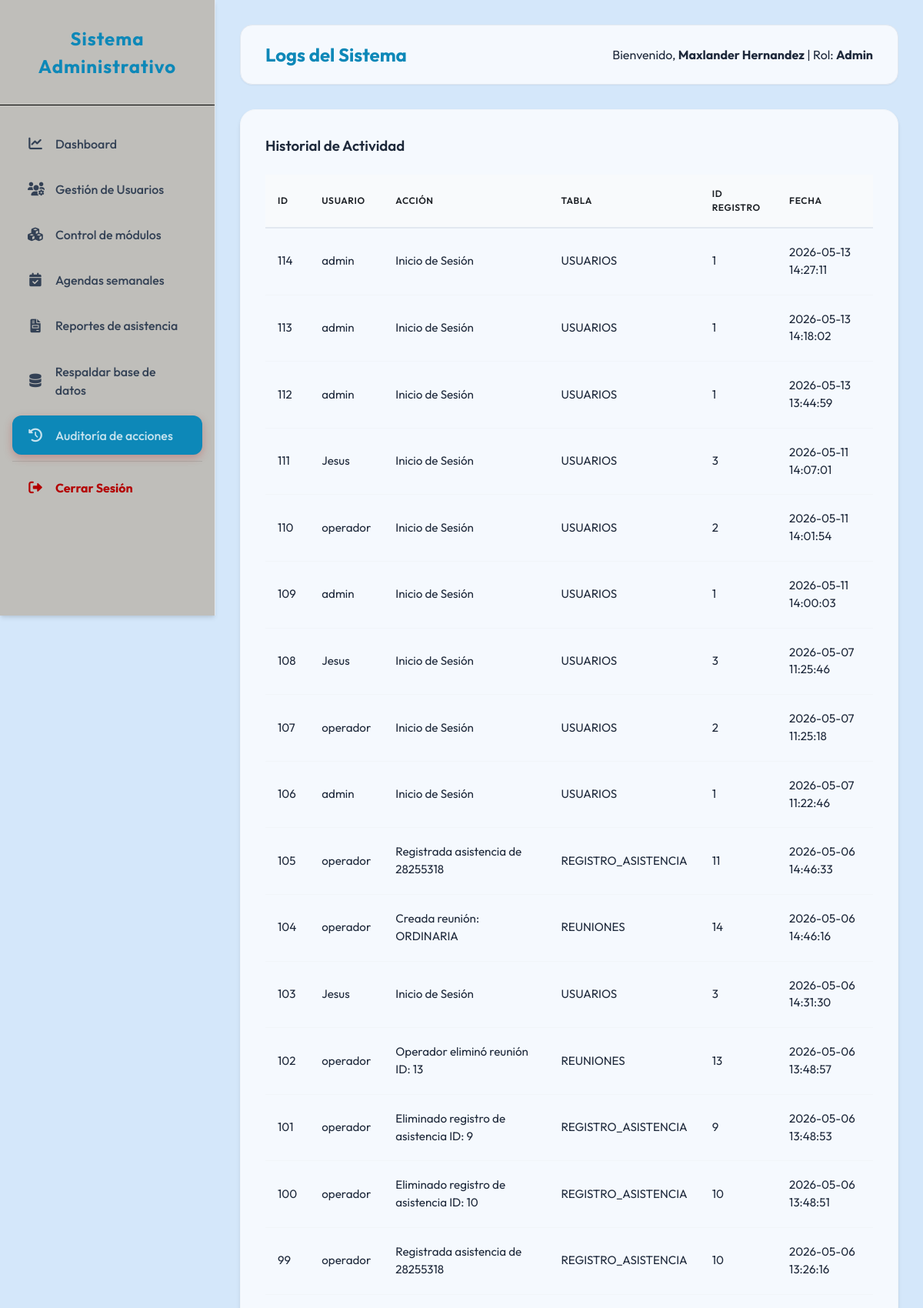
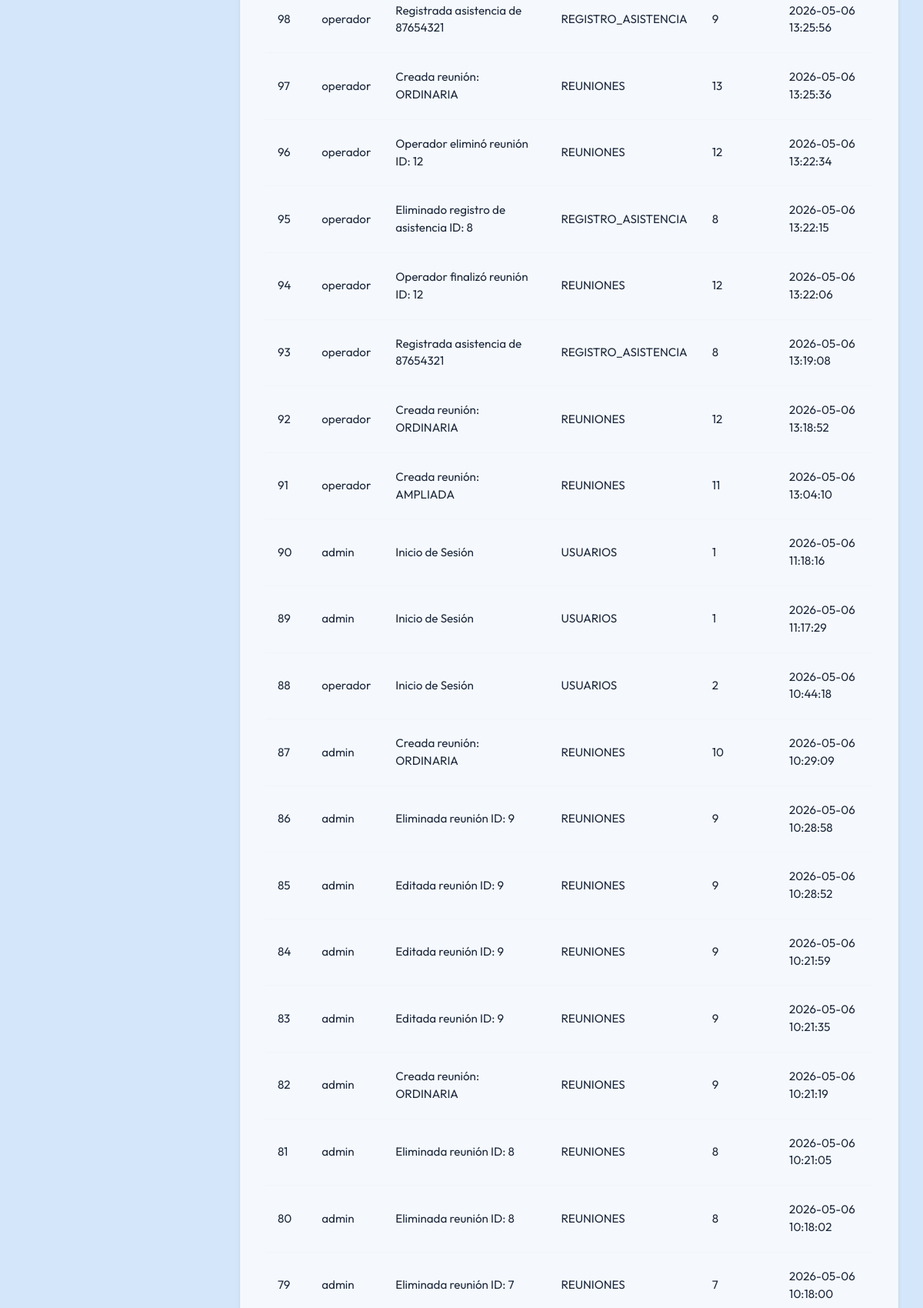
/admin/logs.php (signed in, upper part), run on the app's committed database (2 pictures, top to bottom).
### tables this page shows
CREATE TABLE `logs_sistema` (
  `ID_LOG` int(11) NOT NULL AUTO_INCREMENT,
  `ID_USUARIO` int(11) DEFAULT NULL,
  `ACCION` varchar(255) NOT NULL,
  `TABLA_AFECTADA` varchar(50) DEFAULT NULL,
  `REGISTRO_ID` int(11) DEFAULT NULL,
  `FECHA` timestamp NOT NULL DEFAULT current_timestamp(),
  PRIMARY KEY (`ID_LOG`),
  KEY `ID_USUARIO` (`ID_USUARIO`),
  CONSTRAINT `logs_sistema_ibfk_1` FOREIGN KEY (`ID_USUARIO`) REFERENCES `usuarios` (`ID_USUARIO`)
);

CREATE TABLE `usuarios` (
  `ID_USUARIO` int(11) NOT NULL AUTO_INCREMENT,
  `NOMBRE_COMPLETO` varchar(100) NOT NULL,
  `CEDULA` varchar(20) NOT NULL,
  `TELEFONO` varchar(15) NOT NULL,
  `NOMBRE_USUARIO` varchar(50) NOT NULL,
  `CONTRASENA` varchar(255) NOT NULL,
  `NIVEL` enum('admin','operador','visualizador') DEFAULT 'operador',
  `ACTIVO` tinyint(1) DEFAULT 1,
  `TOKEN_RECUPERACION` varchar(255) DEFAULT NULL,
  `TOKEN_EXPIRA` datetime DEFAULT NULL,
  `ULTIMA_CONEXION` datetime DEFAULT NULL,
  `ULTIMA_ACTIVIDAD` datetime DEFAULT NULL,
  `CREADO_EN` timestamp NOT NULL DEFAULT current_timestamp(),
  PRIMARY KEY (`ID_USUARIO`),
  UNIQUE KEY `CEDULA` (`CEDULA`),
  UNIQUE KEY `NOMBRE_USUARIO` (`NOMBRE_USUARIO`)
);

### admin/logs.php (the view, shortened to what this page needs)
<?php
require_once __DIR__ . '/../includes/layout_header.php';
require_once __DIR__ . '/../config/database.php';
$logs = $pdo->query("SELECT L.*, U.NOMBRE_USUARIO FROM LOGS_SISTEMA L LEFT JOIN USUARIOS U ON L.ID_USUARIO = U.ID_USUARIO ORDER BY L.FECHA DESC LIMIT 100")->fetchAll();
?>
<div class="card">
    <h3>Historial de Actividad</h3>
    <table>
        <thead>
            <tr>
                <th>ID</th>
                <th>Usuario</th>
                <th>Acción</th>
                <th>Tabla</th>
                <th>ID Registro</th>
                <th>Fecha</th>
            </tr>
        </thead>
        <tbody>
            <?php foreach ($logs as $l): ?>
            <tr>
                <td><?php echo $l['ID_LOG']; ?></td>
                <td><?php echo $l['NOMBRE_USUARIO']; ?></td>
                <td><?php echo $l['ACCION']; ?></td>
                <td><?php echo $l['TABLA_AFECTADA']; ?></td>
                <td><?php echo $l['REGISTRO_ID']; ?></td>
                <td><?php echo $l['FECHA']; ?></td>
            </tr>
            <?php endforeach; ?>
        </tbody>
    </table>
</div>
<?php require_once __DIR__ . '/../includes/layout_footer.php'; ?>

### public/assets/css/style.css (style rules this page uses)
:root { --primary-color: #0d88b8; --secondary-color: #000000; --accent-blue: #5e74f0; --bg-color: #d4e7fafa; --sidebar-color: #add8ce; --sidebar-text: #334155; --text-main: #1e293b; --text-light: #1d2127; --white: #ffffffc4; --success: #00B300; --danger: #f18e96; --warning: #f59e0b; --shadow-sm: 0 1px 2px 0 rgba(0, 0, 0, 0.05); --shadow-md: 0 4px 6px -1px rgba(0, 0, 0, 0.1), 0 2px 4px -1px rgba(0, 0, 0, 0.06); --shadow-lg: 0 10px 15px -3px rgba(0, 0, 0, 0.1), 0 4px 6px -2px rgba(0, 0, 0, 0.05); }
* { margin: 0; padding: 0; box-sizing: border-box; }
body { font-family: 'Outfit', sans-serif; background-color: var(--bg-color); color: var(--text-main); line-height: 1.5; overflow-x: hidden; }
.card { background: var(--white); padding: 2rem; border-radius: 1.25rem; box-shadow: var(--shadow-md); margin-bottom: 2rem; border: 1px solid #f1f5f9; }
.card h3 { margin-bottom: 1.5rem; color: var(--text-main); font-weight: 600; display: flex; align-items: center; gap: 0.75rem; }
table { width: 100%; border-collapse: separate; border-spacing: 0; margin-top: 1rem; }
th { background-color: #f8fafc; color: var(--text-light); font-weight: 600; text-transform: uppercase; font-size: 0.75rem; letter-spacing: 0.05em; padding: 1rem; text-align: left; border-bottom: 2px solid #e2e8f0; }
td { padding: 1.25rem 1rem; border-bottom: 1px solid #f1f5f9; font-size: 0.95rem; }

### data on the page
logs_sistema: ID_LOG "114", ID_USUARIO.NOMBRE_USUARIO "admin", ACCION "Inicio de Sesión", TABLA_AFECTADA "USUARIOS", REGISTRO_ID "1", FECHA "2026-05-13 14:27:11"
logs_sistema: ID_LOG "113", ID_USUARIO.NOMBRE_USUARIO "admin", ACCION "Inicio de Sesión", TABLA_AFECTADA "USUARIOS", REGISTRO_ID "1", FECHA "2026-05-13 14:18:02"
logs_sistema: ID_LOG "112", ID_USUARIO.NOMBRE_USUARIO "admin", ACCION "Inicio de Sesión", TABLA_AFECTADA "USUARIOS", REGISTRO_ID "1", FECHA "2026-05-13 13:44:59"
logs_sistema: ID_LOG "111", ID_USUARIO.NOMBRE_USUARIO "Jesus", ACCION "Inicio de Sesión", TABLA_AFECTADA "USUARIOS", REGISTRO_ID "3", FECHA "2026-05-11 14:07:01"
logs_sistema: ID_LOG "110", ID_USUARIO.NOMBRE_USUARIO "operador", ACCION "Inicio de Sesión", TABLA_AFECTADA "USUARIOS", REGISTRO_ID "2", FECHA "2026-05-11 14:01:54"
logs_sistema: ID_LOG "109", ID_USUARIO.NOMBRE_USUARIO "admin", ACCION "Inicio de Sesión", TABLA_AFECTADA "USUARIOS", REGISTRO_ID "1", FECHA "2026-05-11 14:00:03"
logs_sistema: ID_LOG "108", ID_USUARIO.NOMBRE_USUARIO "Jesus", ACCION "Inicio de Sesión", TABLA_AFECTADA "USUARIOS", REGISTRO_ID "3", FECHA "2026-05-07 11:25:46"
logs_sistema: ID_LOG "107", ID_USUARIO.NOMBRE_USUARIO "operador", ACCION "Inicio de Sesión", TABLA_AFECTADA "USUARIOS", REGISTRO_ID "2", FECHA "2026-05-07 11:25:18"
logs_sistema: ID_LOG "106", ID_USUARIO.NOMBRE_USUARIO "admin", ACCION "Inicio de Sesión", TABLA_AFECTADA "USUARIOS", REGISTRO_ID "1", FECHA "2026-05-07 11:22:46"
logs_sistema: ID_LOG "105", ID_USUARIO.NOMBRE_USUARIO "operador", ACCION "Registrada asistencia de 28255318", TABLA_AFECTADA "REGISTRO_ASISTENCIA", REGISTRO_ID "11", FECHA "2026-05-06 14:46:33"
logs_sistema: ID_LOG "104", ID_USUARIO.NOMBRE_USUARIO "operador", ACCION "Creada reunión: ORDINARIA", TABLA_AFECTADA "REUNIONES", REGISTRO_ID "14", FECHA "2026-05-06 14:46:16"
logs_sistema: ID_LOG "103", ID_USUARIO.NOMBRE_USUARIO "Jesus", ACCION "Inicio de Sesión", TABLA_AFECTADA "USUARIOS", REGISTRO_ID "3", FECHA "2026-05-06 14:31:30"
logs_sistema: ID_LOG "102", ID_USUARIO.NOMBRE_USUARIO "operador", ACCION "Operador eliminó reunión ID: 13", TABLA_AFECTADA "REUNIONES", REGISTRO_ID "13", FECHA "2026-05-06 13:48:57"
logs_sistema: ID_LOG "101", ID_USUARIO.NOMBRE_USUARIO "operador", ACCION "Eliminado registro de asistencia ID: 9", TABLA_AFECTADA "REGISTRO_ASISTENCIA", REGISTRO_ID "9", FECHA "2026-05-06 13:48:53"
logs_sistema: ID_LOG "100", ID_USUARIO.NOMBRE_USUARIO "operador", ACCION "Eliminado registro de asistencia ID: 10", TABLA_AFECTADA "REGISTRO_ASISTENCIA", REGISTRO_ID "10", FECHA "2026-05-06 13:48:51"
logs_sistema: ID_LOG "99", ID_USUARIO.NOMBRE_USUARIO "operador", ACCION "Registrada asistencia de 28255318", TABLA_AFECTADA "REGISTRO_ASISTENCIA", REGISTRO_ID "10", FECHA "2026-05-06 13:26:16"
logs_sistema: ID_LOG "98", ID_USUARIO.NOMBRE_USUARIO "operador", ACCION "Registrada asistencia de 87654321", TABLA_AFECTADA "REGISTRO_ASISTENCIA", REGISTRO_ID "9", FECHA "2026-05-06 13:25:56"
logs_sistema: ID_LOG "97", ID_USUARIO.NOMBRE_USUARIO "operador", ACCION "Creada reunión: ORDINARIA", TABLA_AFECTADA "REUNIONES", REGISTRO_ID "13", FECHA "2026-05-06 13:25:36"
logs_sistema: ID_LOG "96", ID_USUARIO.NOMBRE_USUARIO "operador", ACCION "Operador eliminó reunión ID: 12", TABLA_AFECTADA "REUNIONES", REGISTRO_ID "12", FECHA "2026-05-06 13:22:34"
logs_sistema: ID_LOG "95", ID_USUARIO.NOMBRE_USUARIO "operador", ACCION "Eliminado registro de asistencia ID: 8", TABLA_AFECTADA "REGISTRO_ASISTENCIA", REGISTRO_ID "8", FECHA "2026-05-06 13:22:15"
logs_sistema: ID_LOG "94", ID_USUARIO.NOMBRE_USUARIO "operador", ACCION "Operador finalizó reunión ID: 12", TABLA_AFECTADA "REUNIONES", REGISTRO_ID "12", FECHA "2026-05-06 13:22:06"
logs_sistema: ID_LOG "93", ID_USUARIO.NOMBRE_USUARIO "operador", ACCION "Registrada asistencia de 87654321", TABLA_AFECTADA "REGISTRO_ASISTENCIA", REGISTRO_ID "8", FECHA "2026-05-06 13:19:08"
logs_sistema: ID_LOG "92", ID_USUARIO.NOMBRE_USUARIO "operador", ACCION "Creada reunión: ORDINARIA", TABLA_AFECTADA "REUNIONES", REGISTRO_ID "12", FECHA "2026-05-06 13:18:52"
logs_sistema: ID_LOG "91", ID_USUARIO.NOMBRE_USUARIO "operador", ACCION "Creada reunión: AMPLIADA", TABLA_AFECTADA "REUNIONES", REGISTRO_ID "11", FECHA "2026-05-06 13:04:10"
logs_sistema: ID_LOG "90", ID_USUARIO.NOMBRE_USUARIO "admin", ACCION "Inicio de Sesión", TABLA_AFECTADA "USUARIOS", REGISTRO_ID "1", FECHA "2026-05-06 11:18:16"
logs_sistema: ID_LOG "89", ID_USUARIO.NOMBRE_USUARIO "admin", ACCION "Inicio de Sesión", TABLA_AFECTADA "USUARIOS", REGISTRO_ID "1", FECHA "2026-05-06 11:17:29"
logs_sistema: ID_LOG "88", ID_USUARIO.NOMBRE_USUARIO "operador", ACCION "Inicio de Sesión", TABLA_AFECTADA "USUARIOS", REGISTRO_ID "2", FECHA "2026-05-06 10:44:18"
logs_sistema: ID_LOG "87", ID_USUARIO.NOMBRE_USUARIO "admin", ACCION "Creada reunión: ORDINARIA", TABLA_AFECTADA "REUNIONES", REGISTRO_ID "10", FECHA "2026-05-06 10:29:09"
logs_sistema: ID_LOG "86", ID_USUARIO.NOMBRE_USUARIO "admin", ACCION "Eliminada reunión ID: 9", TABLA_AFECTADA "REUNIONES", REGISTRO_ID "9", FECHA "2026-05-06 10:28:58"
logs_sistema: ID_LOG "85", ID_USUARIO.NOMBRE_USUARIO "admin", ACCION "Editada reunión ID: 9", TABLA_AFECTADA "REUNIONES", REGISTRO_ID "9", FECHA "2026-05-06 10:28:52"
logs_sistema: ID_LOG "84", ID_USUARIO.NOMBRE_USUARIO "admin", ACCION "Editada reunión ID: 9", TABLA_AFECTADA "REUNIONES", REGISTRO_ID "9", FECHA "2026-05-06 10:21:59"
logs_sistema: ID_LOG "83", ID_USUARIO.NOMBRE_USUARIO "admin", ACCION "Editada reunión ID: 9", TABLA_AFECTADA "REUNIONES", REGISTRO_ID "9", FECHA "2026-05-06 10:21:35"
logs_sistema: ID_LOG "82", ID_USUARIO.NOMBRE_USUARIO "admin", ACCION "Creada reunión: ORDINARIA", TABLA_AFECTADA "REUNIONES", REGISTRO_ID "9", FECHA "2026-05-06 10:21:19"
logs_sistema: ID_LOG "81", ID_USUARIO.NOMBRE_USUARIO "admin", ACCION "Eliminada reunión ID: 8", TABLA_AFECTADA "REUNIONES", REGISTRO_ID "8", FECHA "2026-05-06 10:21:05"
logs_sistema: ID_LOG "80", ID_USUARIO.NOMBRE_USUARIO "admin", ACCION "Eliminada reunión ID: 8", TABLA_AFECTADA "REUNIONES", REGISTRO_ID "8", FECHA "2026-05-06 10:18:02"
logs_sistema: ID_LOG "79", ID_USUARIO.NOMBRE_USUARIO "admin", ACCION "Eliminada reunión ID: 7", TABLA_AFECTADA "REUNIONES", REGISTRO_ID "7", FECHA "2026-05-06 10:18:00"

### other printed values
$title "Logs del Sistema"
$_SESSION['user_name'] "Maxlander Hernandez"
$user_level "Admin"
